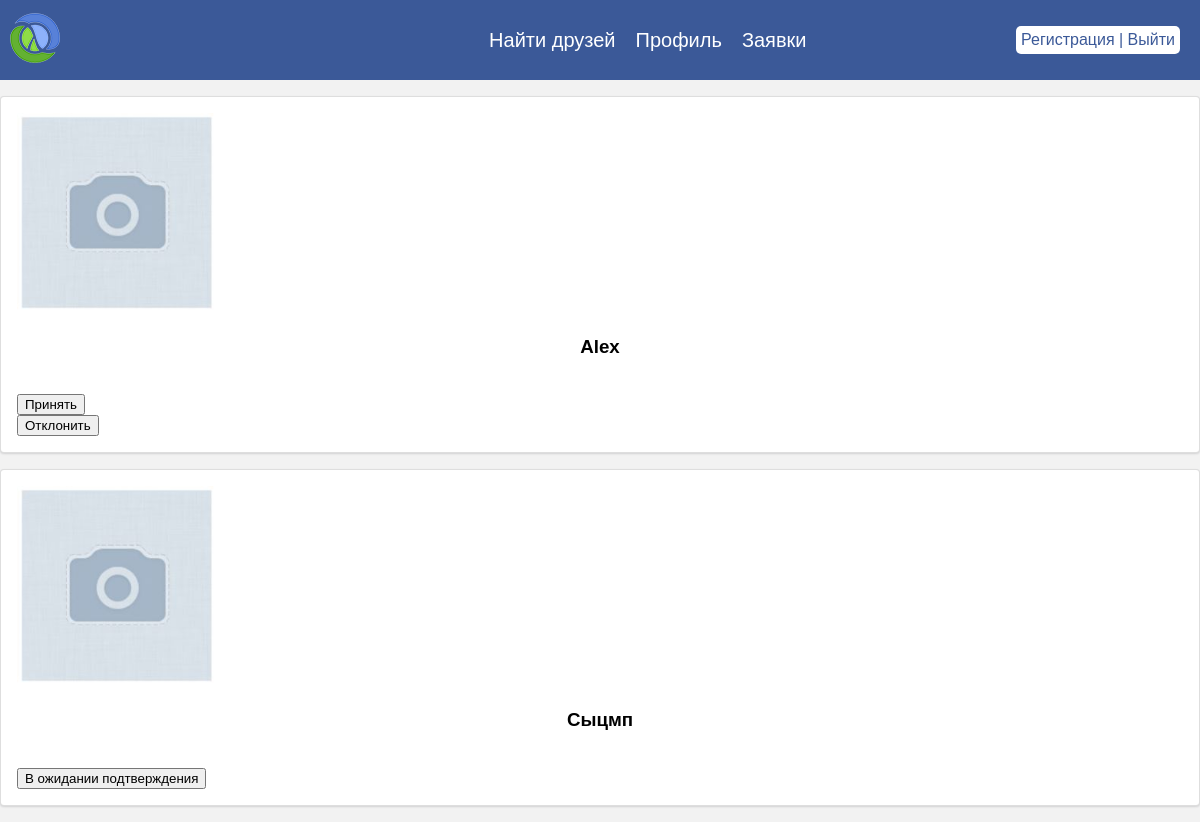
Page /applications/ (signed in) on the earlier database version.
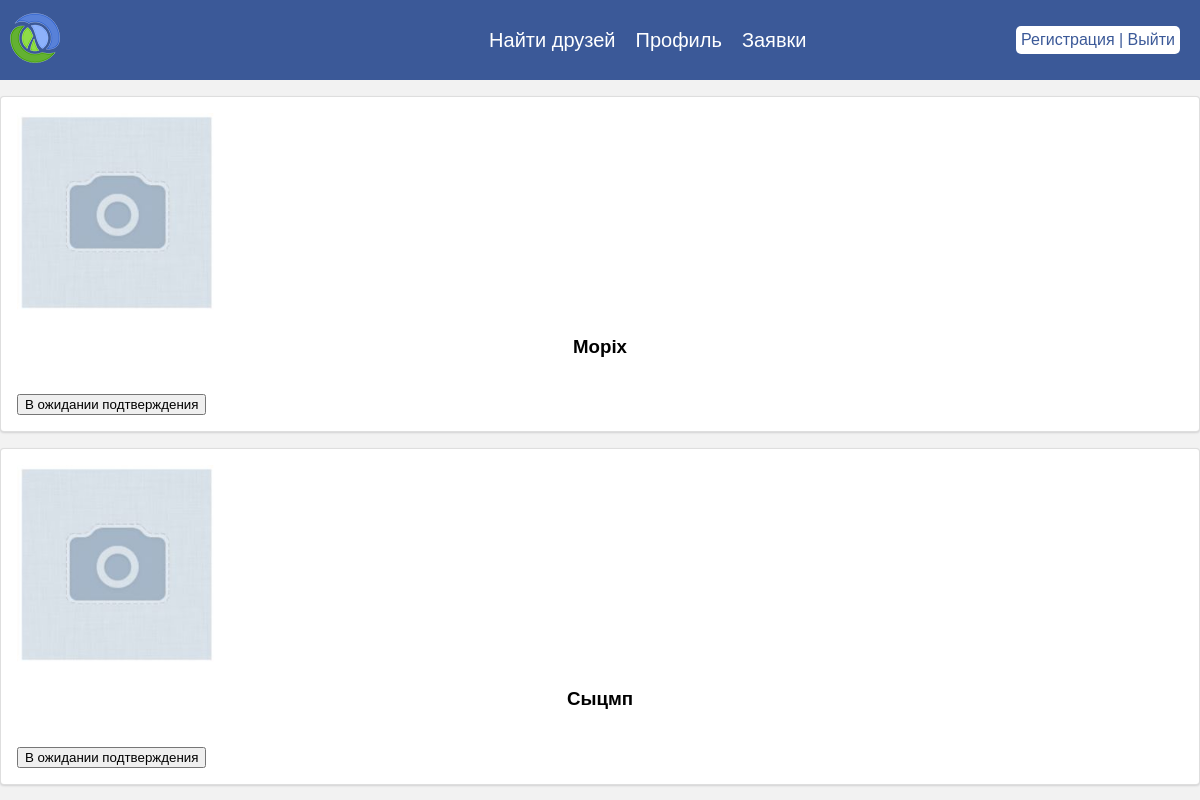
Same page on the later database version.
### profiles/models.py (models this page shows, shortened)
class Profile(models.Model):
    username = models.CharField(max_length=200, blank=True, unique=True, verbose_name='Имя Пользователя')
    user = models.OneToOneField(User, on_delete=models.CASCADE, verbose_name='Пользователь')
    avatar = models.ImageField(default='avatar.png', upload_to="avatar/%Y/%m/%d/", verbose_name='Аватар')
    friends = models.ManyToManyField(User, blank=True, related_name='friends', verbose_name='Друзья')
    slug = models.SlugField(unique=True, blank=True,verbose_name='URL')
    objects = ProfileManager()
    class Meta:
        verbose_name = 'Пользователи'
        verbose_name_plural = 'Пользователи'
        ordering = ['username',]

### profiles/views.py (the view)
# urls.py: path('applications/', invites_received_view, name='applications'),
@login_required
def invites_received_view(request):
    profile = Profile.objects.get(user=request.user)
    qs = Relationship.objects.invatations_received(profile)
    qw = Relationship.objects.invatations_sended(profile)
    results = list(map(lambda x: x.sender, qs))
    resultsw = list(map(lambda x: x.receiver, qw))
    context = {
        'qs': results,
        'qw': resultsw,
    }
    return render(request, 'profiles/applications.html', context)

### profiles/models.py (called while the page is built)
    def invatations_received(self, receiver):
        qs = Relationship.objects.filter(receiver=receiver, status='send')
        return qs

    def invatations_sended(self, sender):
        qw = Relationship.objects.filter(sender=sender, status='send')
        return qw

### profiles/templates/profiles/applications.html (shortened to what this page needs)
{% extends 'base.html' %}
{% block content %}
    {% for obj in qs %}
        <div class="ui segment">
            <div>
                <div>
                    <div>
                        <img width="200" src={{obj.avatar.url}}>
                    </div>
                    <div>
                        <h3>{{obj.user}}</h3>
                        <br>
                        <form action="{% url 'accept-invite' %}" method="POST">
                            <button type="submit" >
                                Принять
                            </button>
                        </form>
                         <form action="{% url 'reject-invite' %}" method="POST">
                            <button type="submit">
                                Отклонить
                            </button>
                        </form>
                    </div>
                </div>
            </div>
        </div>
    {% endfor %}
    {% for obc in qw %}
                <div class="ui segment">
            <div>
                <div>
                    <div>
                        <img width="200" src={{obc.avatar.url}}>
                    </div>
                    <div>
                        <h3>{{obc.user}}</h3>
                        <br>
                        <button>В ожидании подтверждения</button>
                    </div>
                </div>
            </div>
        </div>
    {% endfor %}
{% endblock content %}

### profiles/templates/base.html (shortened to what this page needs)
{% load static %}
<!DOCTYPE html>
<html>
<head>
 <link rel="stylesheet" type="text/css" href="{% static 'profiles/css/style.css' %}">
</head>
<body>
{% block mainmenu %}
 <header>
  <div class="logo"><a href="{% url 'home' %}">
   <img src="{% static 'profiles/images/logo.png' %}" alt="Логотип">
   </div>
  <nav>
   <ul>
    <li><a href="{% url 'find_friends' %}">Найти друзей</a></li>
    <li><a href="{% url 'my_friends' %}">Профиль</a></li>
    <li><a href="{% url 'applications' %}">Заявки</a></li>
   </ul>
  </nav>
     <div class="login">
         <a href="{% url 'register' %}">
                Регистрация
            </a> |
         {% if request.user.is_authenticated %}
            <a href="{% url 'account_logout' %}">
                Выйти
            </a>
        {% else %}
        <a href="{% url 'account_login' %}">
                Войти
            </a>
         {% endif %}
         </div>
  </header>
{% endblock mainmenu %}
<div>
{% block content %}
{% endblock content %}
    </div>
</body>
</html>

### profiles/static/profiles/css/style.css (style rules this page uses)
header { background-color: #3b5998; color: #fff; display: flex; flex-direction: row; align-items: center; justify-content: space-between; padding: 10px; height: 60px; }
.logo { display: flex; flex-direction: row; align-items: center; }
.logo img { height: 50px; margin-right: 10px; }
nav ul { display: flex; flex-direction: row; align-items: center; font-size: 20px; list-style: none; font-size: 20px; overflow: hidden; }
nav li { margin-right: 20px; }
nav a { color: #fff; text-decoration: none; }
.login { text-decoration: none; padding: 5px; border-radius: 5px; border: none; background-color: #fff; color: #3b5998; cursor: pointer; margin-right: 10px; list-style: none; }
.login a { text-decoration: none; color: #3b5998; }
.ui.segment { position: relative; background: #fff; box-shadow: 0px 1px 2px 0 rgba(34, 36, 38, 0.15); margin: 1rem 0; padding: 1em; border-radius: 0.25rem; border: 1px solid rgba(34, 36, 38, 0.15); }
body { font-family: Arial, sans-serif; background-color: #f2f2f2; margin: 0; padding: 0; }
h1,h3,p { text-align:center ; }

Differences in the rows shown:
no longer on this page (row unchanged): Profile: avatar (placeholder picture), user "Alex"
added Profile: avatar (placeholder picture), user "Mopix"
